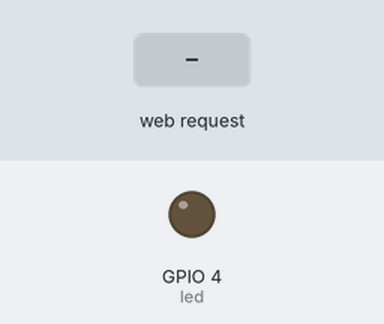
Bench run of a sketch on a simulated ESP8266 (NodeMCU). Shown: output pins drawn as LEDs (lit = HIGH). The test bench sets the inputs (shaded band). WiFi joins after 1.5 s; servers stay silent unless stated; what the sketch prints to the serial monitor is not drawn.

Above: at 2.7 s.
2.8 s: HTTP request GET /onled received
At 3.2 s:
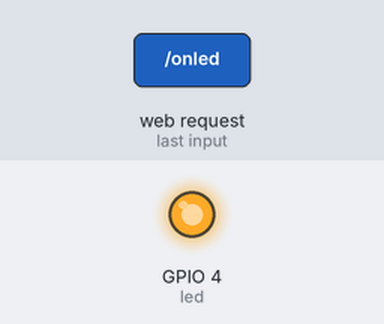
Timing chart, 0 to 5.8 s (numbered marks = the images above; inputs shaded):
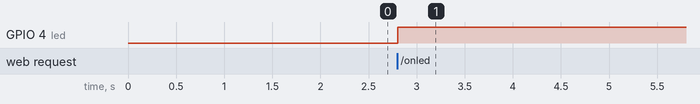

The sketch:

Server.ino
```cpp
#include <ESP8266WiFi.h>

const char* ssid = "INFINITUMt77r";
const char* password = "f27cd6253e";

WiFiServer server(80);


#define led 4

void setup()
{
  pinMode(led,OUTPUT);
  digitalWrite(led,LOW);
  Serial.begin(115200);
  Serial.println();

  Serial.printf("Connecting to %s ", ssid);
  WiFi.begin(ssid, password);
  while (WiFi.status() != WL_CONNECTED)
  {
    delay(500);
    Serial.print(".");
  }
  Serial.println(" connected");

  server.begin();
  Serial.printf("Web server started, open %s in a web browser\n", WiFi.localIP().toString().c_str());
}


void loop()
{
  WiFiClient client = server.available();
  // wait for a client (web browser) to connect
  if (client)
  {
    Serial.println("\n[Client connected]");
    while (client.connected())
    {

        String line = client.readStringUntil('\r');
        Serial.print(line);
        client.println(prepareHtmlPage());


        if(line.indexOf("/onled")!=-1)digitalWrite(led,HIGH);

        break;

    }

    delay(200); // give the web browser time to receive the data

    // close the connection:
    client.stop();
    Serial.println("[Client disonnected]");

  }
}

String prepareHtmlPage()
{
  String htmlPage =
     String("HTTP/1.1 200 OK\r\n") +
            "Content-Type: text/html\r\n" +
            "Connection: close\r\n" +  // the connection will be closed after completion of the response
            "Refresh: 5\r\n" +  // refresh the page automatically every 5 sec
            "\r\n" +


           " <!DOCTYPE html>"+
"<html lang='es'>"+
"<head>"+
  "<meta charset='utf-8'>"+
  "<meta name='viewport' content='width=device-width, initial-scale=1.0'>"+
    "<meta http-equiv='refresh'"+
    "content='5'> "+

   " <title>"+
   "Visualizacion de datos"+
   "</title>"+
"</head>"+
    "<style>"+
        "h1"+"{"+
            "color:aqua;"+
            "background-color: black;"+
           " text-align: center;"+
          " font-size: 150;"+

        "}"+
       " body"+
       "{background-color: dimgrey;}"+
    "</style>"+
"<body>"+
 "<h1>Escritura de datos</h1>"+
 "Analog input:  " +
 String(analogRead(A0)) +
":"+
"</body>"+
"</html>"+


            "\r\n";
  return htmlPage;
}
```

Measured:
- after the input at 2.8 s, GPIO 4 (led): LOW → HIGH at once
